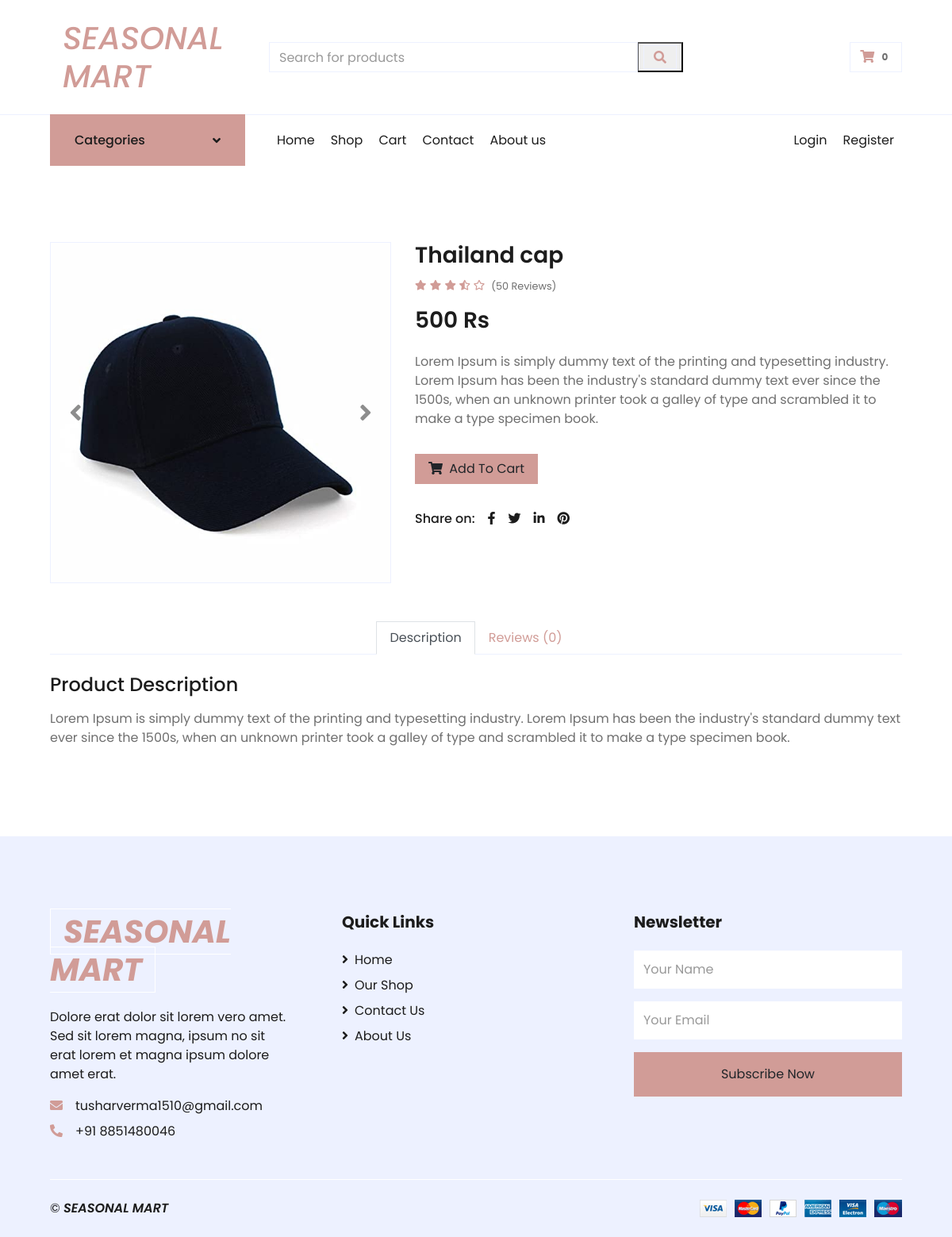
The app's page /shop/category/cap/thailand-cap/ with its own data.
### Shop/models.py (models this page shows, shortened)
class Product(models.Model):
    product_name    = models.CharField(max_length=200, unique=True)
    slug            = models.SlugField(max_length=200, unique=True)
    description     = models.TextField(max_length=500, blank=True)
    price           = models.IntegerField()
    images          = models.ImageField(upload_to='photos/products')
    stock           = models.IntegerField()
    is_available    = models.BooleanField(default=True)
    category        = models.ForeignKey(Category, on_delete=models.CASCADE)
    created_date    = models.DateTimeField(auto_now_add=True)
    modified_date   = models.DateTimeField(auto_now=True)

### Shop/views.py (the view)
# urls.py: path('category/<slug:category_slug>/<slug:product_slug>/', product_detail, name='product_detail'),
def product_detail(request, category_slug, product_slug):
    products = Product.objects.get(category__slug=category_slug, slug=product_slug)
    context={
        'products': products
    }
    return render(request, "product_detail.html", context)

### Cart/context_processor.py (called while the page is built)
def cart_count(request):
    cart_count = 0
    try:
        cart = Cart.objects.filter(cart_id=create_cart(request))
        if request.user.is_authenticated:
            cart_items = CartItem.objects.filter(user=request.user)
        else:
            cart_items = CartItem.objects.all().filter(cart=cart[:1])
        for cart_item in cart_items:
            cart_count += cart_item.quantity
    except Cart.DoesNotExist:
        cart_count = 0
    return dict(cart_count=cart_count)

### Cart/views.py (called while the page is built)
def create_cart(request):
    cart = request.session.session_key
    if not cart:
        cart = request.session.create()
    return cart

### Category/context_processor.py (called while the page is built)
def category(request):
    categories = Category.objects.all()
    return dict(categories=categories)

### Category/models.py (called while the page is built)
    def get_url(self):
        return reverse("products_by_category", args=[self.slug])

### templates/product_detail.html (shortened to what this page needs)
{% extends 'base.html' %}
{% load static %}
{% block content %}
    <div class="container-fluid py-5">
        <div class="row px-xl-5">
            <div class="col-lg-5 pb-5">
                <div id="product-carousel" class="carousel slide" data-ride="carousel">
                    <div class="carousel-inner border">
                        <div class="carousel-item active">
                            <img class="w-100 h-100" src={{products.images.url}} alt="Image">
                        </div>
                    </div>
                    <a class="carousel-control-prev" href="#product-carousel" data-slide="prev">
                        <i class="fa fa-2x fa-angle-left text-dark"></i>
                    </a>
                    <a class="carousel-control-next" href="#product-carousel" data-slide="next">
                        <i class="fa fa-2x fa-angle-right text-dark"></i>
                    </a>
                </div>
            </div>
            <div class="col-lg-7 pb-5">
                <h3 class="font-weight-semi-bold">{{products.product_name}}</h3>
                <div class="d-flex mb-3">
                    <div class="text-primary mr-2">
                        <small class="fas fa-star"></small>
                        <small class="fas fa-star"></small>
                        <small class="fas fa-star"></small>
                        <small class="fas fa-star-half-alt"></small>
                        <small class="far fa-star"></small>
                    </div>
                    <small class="pt-1">(50 Reviews)</small>
                </div>
                <h3 class="font-weight-semi-bold mb-4">{{products.price}} Rs</h3>
                <p class="mb-4">{{products.description}}</p>
                <div class="d-flex align-items-center mb-4 pt-2">
                    <a href={% url 'add_item' products.slug %}><button class="btn btn-primary px-3"><i class="fa fa-shopping-cart mr-1"></i> Add To Cart </button></a>
                </div>
                <div class="d-flex pt-2">
                    <p class="text-dark font-weight-medium mb-0 mr-2">Share on:</p>
                    <div class="d-inline-flex">
                        <a class="text-dark px-2" href="">
                            <i class="fab fa-facebook-f"></i>
                        </a>
                        <a class="text-dark px-2" href="">
                            <i class="fab fa-twitter"></i>
                        </a>
                        <a class="text-dark px-2" href="">
                            <i class="fab fa-linkedin-in"></i>
                        </a>
                        <a class="text-dark px-2" href="">
                            <i class="fab fa-pinterest"></i>
                        </a>
                    </div>
                </div>
            </div>
        </div>
        <div class="row px-xl-5">
            <div class="col">
                <div class="nav nav-tabs justify-content-center border-secondary mb-4">
                    <a class="nav-item nav-link active" data-toggle="tab" href="#tab-pane-1">Description</a>
                    <a class="nav-item nav-link" data-toggle="tab" href="#tab-pane-3">Reviews (0)</a>
                </div>
                <div class="tab-content">
                    <div class="tab-pane fade show active" id="tab-pane-1">
                        <h4 class="mb-3">Product Description</h4>
                        <p>{{products.description}}</p>
                    </div>
                </div>
            </div>
        </div>
    </div>
{% endblock %}

### records on screen
Product: images (picture), product_name "Thailand cap", price "500", description "Lorem Ipsum is simply dummy text of the printing and typesetting industry. Lorem Ipsum has been the industry's standard dummy text ever since the 1500s, when an unknown printer took a galley of type and scrambled it to make a type specimen book."

### other values on screen
{{ cart_count }} "0"
